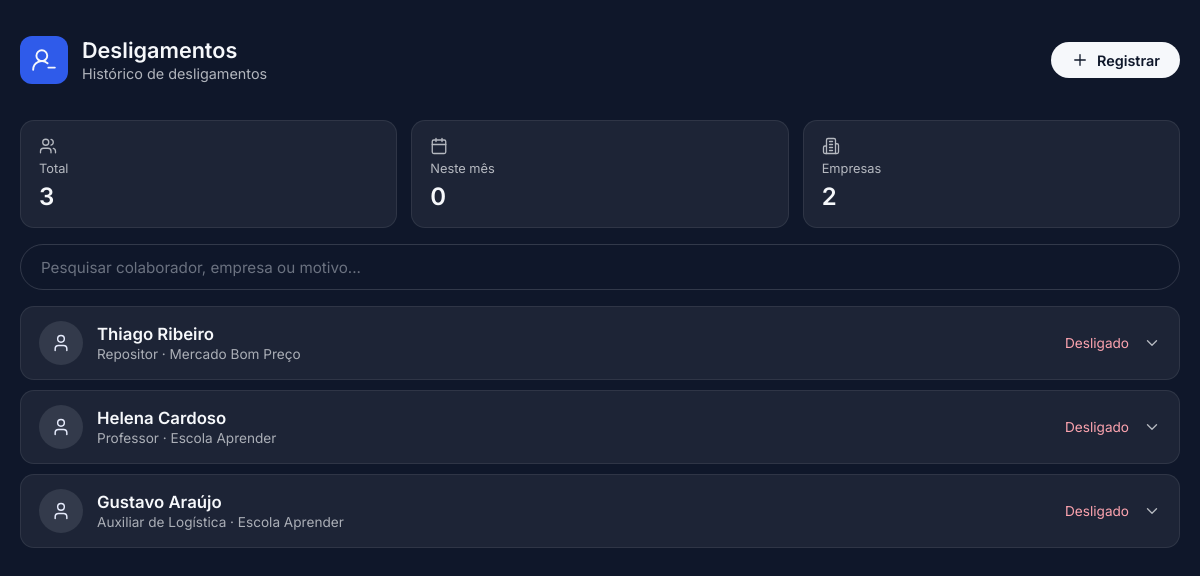
The app's page /pages/desligamentos.php (signed in) with its own data.
### tables this page shows
CREATE TABLE desligamento (
    id_desligamento INT NOT NULL PRIMARY KEY AUTO_INCREMENT,
    id_colaboradores INT,
    id_acessos INT,
    motivo VARCHAR(250) NOT NULL,
    data_desligamento DATETIME NOT NULL,
    FOREIGN KEY (id_colaboradores) REFERENCES colaboradores(id_colaboradores),
    FOREIGN KEY (id_acessos) REFERENCES acessos(id_acesso)
);

CREATE TABLE colaboradores (
    id_colaboradores INT NOT NULL PRIMARY KEY AUTO_INCREMENT,
    id_vinculo INT,
    id_trabalista INT,
    id_empresa INT,
    id_status INT,
    id_beneficios INT,
    nome_user VARCHAR(100),
    CPF CHAR(11) NOT NULL UNIQUE,
    email VARCHAR(150) NOT NULL,
    `endereço` VARCHAR(100) NOT NULL,
    telefone VARCHAR(13) NOT NULL,
    FOREIGN KEY (id_vinculo) REFERENCES tipo_vinculo(id_vinculo),
    FOREIGN KEY (id_trabalista) REFERENCES vinculo_trabalista(id_trabalista),
    FOREIGN KEY (id_empresa) REFERENCES empresas(id_empresas),
    FOREIGN KEY (id_status) REFERENCES statuss(id_status),
    FOREIGN KEY (id_beneficios) REFERENCES beneficios(id_beneficios),
    img VARCHAR(500)
);

CREATE TABLE vinculo_trabalista (
    id_trabalista INT NOT NULL PRIMARY KEY AUTO_INCREMENT,
    id_empresa INT,
    id_status INT,
    cargo VARCHAR(150) NOT NULL,
    data_inicio DATE NOT NULL,
    data_termino DATE,
    salario DECIMAL(10, 2) NOT NULL,
    FOREIGN KEY (id_empresa) REFERENCES empresas(id_empresas),
    FOREIGN KEY (id_status) REFERENCES statuss(id_status)
);

CREATE TABLE empresas (
    id_empresas INT NOT NULL PRIMARY KEY AUTO_INCREMENT,
    nome_empresas VARCHAR(100) NOT NULL,
    CNPJ CHAR(14) UNIQUE NOT NULL,
    email VARCHAR(150) NOT NULL,
    telefone VARCHAR(13) NOT NULL,
    endereco VARCHAR(100) NOT NULL,
    razao_social VARCHAR(200) NOT NULL,
    id_stats int,
    FOREIGN KEY(id_stats) REFERENCES statuss(id_status)
);

### public/pages/desligamentos.php (the view, shortened to what this page needs)
<?php
require_once "../../src/config/conexao.php";
function e($valor)
{
    return htmlspecialchars((string)$valor, ENT_QUOTES, 'UTF-8');
}
function icone($desenho)
{
    return '<svg viewBox="0 0 24 24" fill="none" stroke="currentColor" stroke-width="1.75" stroke-linecap="round" stroke-linejoin="round" aria-hidden="true">' . $desenho . '</svg>';
}
$desligamentos = $pdo->query("SELECT d.motivo, d.data_desligamento, c.nome_user AS nome, v.cargo,
        e.nome_empresas AS empresa, a.nome_user AS registrou
    FROM desligamento d
    JOIN colaboradores c ON c.id_colaboradores = d.id_colaboradores
    LEFT JOIN vinculo_trabalista v ON v.id_trabalista = c.id_trabalista
    LEFT JOIN empresas e ON e.id_empresas = c.id_empresa
    LEFT JOIN acessos a ON a.id_acesso = d.id_acessos
    ORDER BY d.data_desligamento DESC, d.id_desligamento DESC")->fetchAll(PDO::FETCH_ASSOC);
$total    = count($desligamentos);
$noMes    = count(array_filter($desligamentos, fn($d) => substr($d['data_desligamento'], 0, 7) === date('Y-m')));
$empresas = count(array_unique(array_filter(array_column($desligamentos, 'empresa'))));
?>
<!DOCTYPE html>
<html lang="pt-br">
<head>
    <link rel="stylesheet" href="../assets/css/desligamentos.css?v=<?= filemtime(__DIR__ . '/../assets/css/desligamentos.css') ?>">
    <link rel="stylesheet" href="../assets/css/all.css">
</head>
<body>
    <div class="container">
        <header>
            <div class="titulo">
                <div class="img"><?= icone('<path d="M2 21a8 8 0 0 1 13.292-6"/><circle cx="10" cy="8" r="5"/><path d="M22 19h-6"/>') ?></div>
                <div>
                    <h3>Desligamentos</h3>
                    <p>Histórico de desligamentos</p>
                </div>
            </div>
            <button type="button" id="novo">
                <?= icone('<path d="M5 12h14"/><path d="M12 5v14"/>') ?> Registrar
            </button>
        </header>
        <div class="resumo">
            <div class="card">
                <?= icone('<path d="M16 21v-2a4 4 0 0 0-4-4H6a4 4 0 0 0-4 4v2"/><circle cx="9" cy="7" r="4"/><path d="M22 21v-2a4 4 0 0 0-3-3.87"/><path d="M16 3.13a4 4 0 0 1 0 7.75"/>') ?>
                <span>Total</span>
                <strong><?= $total ?></strong>
            </div>
            <div class="card">
                <?= icone('<path d="M8 2v4"/><path d="M16 2v4"/><rect width="18" height="18" x="3" y="4" rx="2"/><path d="M3 10h18"/>') ?>
                <span>Neste mês</span>
                <strong><?= $noMes ?></strong>
            </div>
            <div class="card">
                <?= icone('<path d="M6 22V4a2 2 0 0 1 2-2h8a2 2 0 0 1 2 2v18Z"/><path d="M6 12H4a2 2 0 0 0-2 2v6a2 2 0 0 0 2 2h2"/><path d="M18 9h2a2 2 0 0 1 2 2v9a2 2 0 0 1-2 2h-2"/><path d="M10 6h4M10 10h4M10 14h4M10 18h4"/>') ?>
                <span>Empresas</span>
                <strong><?= $empresas ?></strong>
            </div>
        </div>
        <input type="search" id="ipt" placeholder="Pesquisar colaborador, empresa ou motivo..." aria-label="Pesquisar desligamentos">
        <main>
            <div class="lista">
                <?php foreach ($desligamentos as $d): ?>
                    <details class="desligamento" data-busca="<?= e(mb_strtolower($d['nome'] . ' ' . $d['empresa'] . ' ' . $d['motivo'] . ' ' . $d['cargo'])) ?>">
                        <summary>
                            <span class="foto"><?= icone('<path d="M19 21v-2a4 4 0 0 0-4-4H9a4 4 0 0 0-4 4v2"/><circle cx="12" cy="7" r="4"/>') ?></span>
                            <span class="quem">
                                <strong><?= e($d['nome']) ?></strong>
                                <small><?= e($d['cargo'] ?: 'Sem cargo') ?> · <?= e($d['empresa'] ?: 'Sem empresa') ?></small>
                            </span>
                            <span class="badge">Desligado</span>
                            <?= icone('<path d="m6 9 6 6 6-6"/>') ?>
                        </summary>
                    </details>
                <?php endforeach; ?>
            </div>
        </main>
    </div>
</body>
</html>

### public/assets/css/desligamentos.css (style rules this page uses)
* { padding: 0; margin: 0; box-sizing: border-box; }
:root { --cor-primaria: #2F5BEA; --cor-primaria-escura: #1E40AF; --cor-primaria-clara: #E8EEFE; --cor-destaque: #14B8A6; --cor-menu: #0F172A; --cor-fundo: #F6F8FB; --cor-superficie: #FFFFFF; --cor-texto: #1F2937; --cor-texto-suave: #6B7280; --cor-borda: #E5E7EB; --cor-erro: #DC2626; --fonte-base: 'Inter', system-ui, -apple-system, 'Segoe UI', Roboto, sans-serif; }
input, button, select, textarea { font-family: inherit; }
svg { flex-shrink: 0; }
body { background-color: var(--cor-menu); }
.container { width: 100%; height: 100dvh; display: flex; flex-direction: column; padding: 0 20px 24px; background-color: var(--cor-menu); color: var(--cor-fundo); font-family: var(--fonte-base); }
.container>header, .resumo, #ipt, .aviso { flex-shrink: 0; }
header { display: flex; align-items: center; justify-content: space-between; gap: 16px; min-height: 15dvh; padding: 12px 0; }
.titulo { display: flex; align-items: center; gap: 14px; min-width: 0; }
.img { width: 48px; height: 48px; border-radius: 12px; display: flex; align-items: center; justify-content: center; background-color: var(--cor-primaria); }
.img svg { width: 26px; height: 26px; }
.titulo h3 { font-size: 1.35rem; font-weight: 600; line-height: 1.2; }
.titulo p { margin-top: 2px; font-size: 0.9rem; opacity: 0.7; }
#novo { display: inline-flex; align-items: center; gap: 8px; padding: 9px 20px; border: none; border-radius: 999px; background-color: var(--cor-fundo); color: var(--cor-menu); font-size: 0.9rem; font-weight: 600; cursor: pointer; transition: background-color 0.2s; }
#novo svg { width: 18px; height: 18px; }
.resumo { display: grid; grid-template-columns: repeat(3, 1fr); gap: 14px; margin-bottom: 16px; }
.card { display: flex; flex-direction: column; gap: 6px; padding: 16px 18px; border-radius: 14px; background-color: rgba(246, 248, 251, 0.06); border: solid 1px rgba(246, 248, 251, 0.08); }
.card svg { width: 18px; height: 18px; opacity: 0.7; }
.card span { font-size: 0.8rem; opacity: 0.7; }
.card strong { font-size: 1.5rem; font-weight: 600; }
#ipt { width: 100%; min-width: 0; height: 46px; margin-bottom: 16px; padding: 0 20px; border: solid 1.5px rgba(246, 248, 251, 0.15); border-radius: 999px; background-color: transparent; color: var(--cor-fundo); font-size: 0.95rem; }
#ipt::placeholder { color: var(--cor-texto-suave); }
main { flex: 1; min-height: 0; overflow: auto; scrollbar-width: thin; scrollbar-color: var(--cor-texto-suave) transparent; }
.lista { display: flex; flex-direction: column; gap: 10px; }
.desligamento { border-radius: 14px; background-color: rgba(246, 248, 251, 0.06); border: solid 1px rgba(246, 248, 251, 0.08); }
.desligamento summary { display: flex; align-items: center; gap: 14px; padding: 14px 18px; border-radius: 14px; cursor: pointer; list-style: none; }
.foto { width: 44px; height: 44px; border-radius: 50%; display: flex; align-items: center; justify-content: center; background-color: rgba(246, 248, 251, 0.1); color: var(--cor-primaria-clara); }
.foto svg { width: 20px; height: 20px; }
.quem { flex: 1; min-width: 0; display: flex; flex-direction: column; gap: 2px; }
.quem strong, .quem small { overflow: hidden; text-overflow: ellipsis; white-space: nowrap; }
.quem strong { font-size: 1.05rem; font-weight: 600; }
.quem small { font-size: 0.85rem; opacity: 0.65; }
.badge { font-size: 0.85rem; color: #fda4af; }
summary>svg { width: 18px; height: 18px; opacity: 0.7; transition: transform 0.2s; }

### public/pages/desligamentos.php (style rules this page uses)
html, body { background-color: #0f172a; color-scheme: dark; }

### records on screen
desligamento: id_colaboradores.nome_user "Thiago Ribeiro", vinculo_trabalista.cargo "Repositor", empresas.nome_empresas "Mercado Bom Preço"
desligamento: id_colaboradores.nome_user "Helena Cardoso", vinculo_trabalista.cargo "Professor", empresas.nome_empresas "Escola Aprender"
desligamento: id_colaboradores.nome_user "Gustavo Araújo", vinculo_trabalista.cargo "Auxiliar de Logística", empresas.nome_empresas "Escola Aprender"

### other values on screen
$total "3"
$noMes "0"
$empresas "2"
